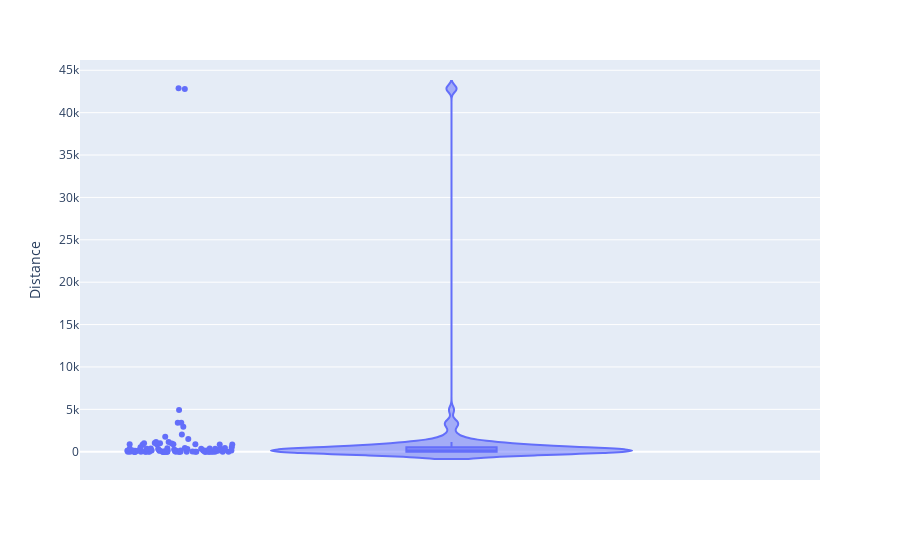
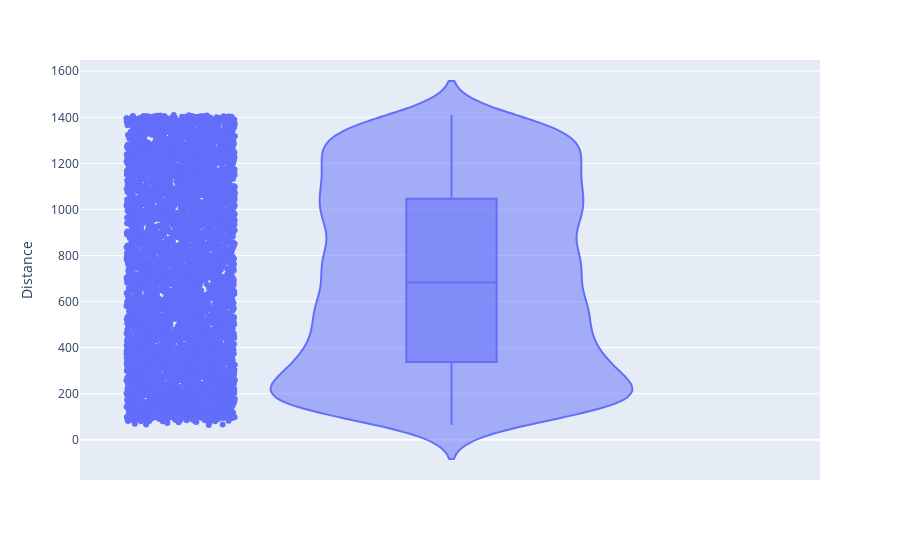
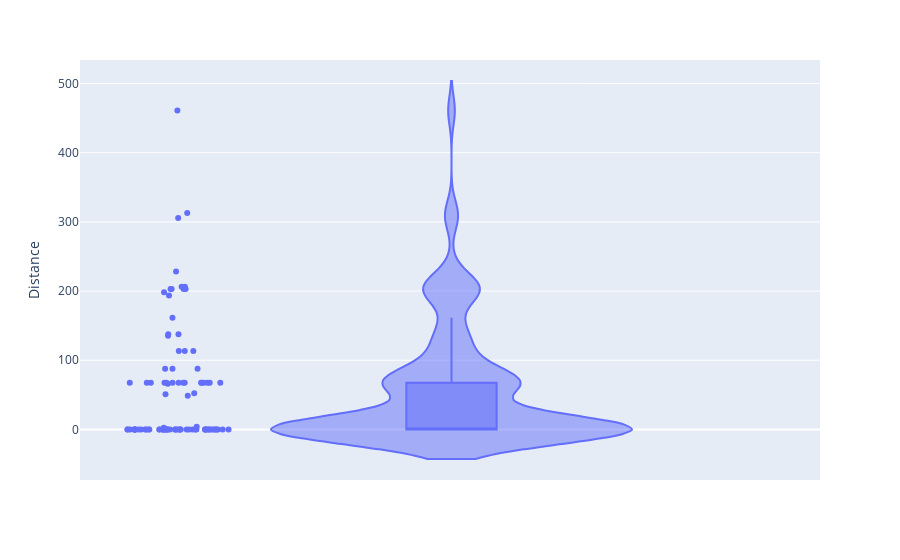
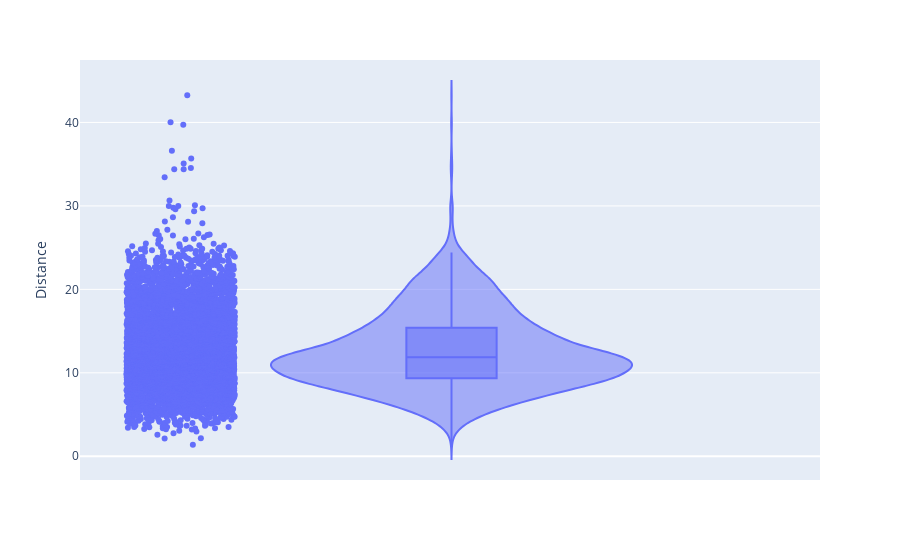

These figures' notebook cell, in order:
### Markdown cell above
In addition, calculating distances between samples before and after loopless solution (for 3000 samples ==> 3000 distances) and calculation of the average and standard deviation of these (3000) distances.

### Code cell
distances_array = calculate_distances_from_reactions(samples_dingo_ec_model, samples_dingo_ec_model_loopless_solutions, ec_cobra_model)
violin_plot_samples_distances(distances_array)


distances_array = calculate_distances_from_samples(samples_dingo_ec_model, samples_dingo_ec_model_loopless_solutions, ec_cobra_model)
violin_plot_samples_distances(distances_array)


distances_array = calculate_distances_from_reactions(samples_dingo_ec_model_constrained, samples_dingo_ec_model_constrained_loopless_solutions, ec_cobra_model)
violin_plot_samples_distances(distances_array)


distances_array = calculate_distances_from_samples(samples_dingo_ec_model_constrained, samples_dingo_ec_model_constrained_loopless_solutions, ec_cobra_model)
violin_plot_samples_distances(distances_array)

### Figure 1 — Plotly figure (JSON) as saved in the notebook; plotly's stock layout.template omitted (floating-point values rounded to 4 significant figures)
{"data": [{"alignmentgroup": "True", "box": {"visible": true}, "hovertemplate": "Distance=%{y}<extra></extra>", "legendgroup": "", "marker": {"color": "#636efa"}, "name": "", "offsetgroup": "", "orientation": "v", "points": "all", "scalegroup": "True", "showlegend": false, "type": "violin", "x0": " ", "xaxis": "x", "y": [824.0, 1.295e-12, 393.6, 129.7, 393.7, 9.36e-13, 1.342e-13, 129.2, 13.42, 6.764e-13, 0, 2.241e-13, 861.2, 131.6, 131.6, 4926.0, 871.7, 0, 1008.0, 1008.0, 350.6, 2042.0, 4.952e-13, 1023.0, 3.647, 0, 155.2, 263.0, 131.6, 130.8, 1134.0, 318.8, 0, 129.2, 1134.0, 2.989e-13, 42790.0, 350.6, 131.4, 1765.0, 131.4, 131.6, 130.6, 0, 0, 0, 155.2, 0, 0, 0, 0, 0, 0, 0, 73.16, 128.6, 0, 0, 19.89, 159.4, 13.42, 0, 0, 130.6, 892.8, 3432.0, 3432.0, 42880.0, 0, 132.4, 0, 393.7, 129.7, 0, 1515.0, 0, 857.5, 895.8, 856.0, 0, 393.7, 128.6, 350.2, 436.2, 0, 436.2, 0, 412.4, 968.7, 541.2, 315.7, 2945.0, 19.89, 159.4, 540.5], "y0": " ", "yaxis": "y"}], "layout": {"legend": {"tracegroupgap": 0}, "margin": {"t": 60}, "violinmode": "group", "xaxis": {"anchor": "y", "domain": [0, 1]}, "yaxis": {"anchor": "x", "domain": [0, 1], "title": {"text": "Distance"}}}}

### Figure 2 — Plotly figure (JSON) as saved in the notebook; plotly's stock layout.template omitted (floating-point values rounded to 4 significant figures; data arrays with more than 128 entries replaced by an {"elided": "..."} marker saying what was removed)
{"data": [{"alignmentgroup": "True", "box": {"visible": true}, "hovertemplate": "Distance=%{y}<extra></extra>", "legendgroup": "", "marker": {"color": "#636efa"}, "name": "", "offsetgroup": "", "orientation": "v", "points": "all", "scalegroup": "True", "showlegend": false, "type": "violin", "x0": " ", "xaxis": "x", "y": {"elided": "5800 float values"}, "y0": " ", "yaxis": "y"}], "layout": {"legend": {"tracegroupgap": 0}, "margin": {"t": 60}, "violinmode": "group", "xaxis": {"anchor": "y", "domain": [0, 1]}, "yaxis": {"anchor": "x", "domain": [0, 1], "title": {"text": "Distance"}}}}

### Figure 3 — Plotly figure (JSON) as saved in the notebook; plotly's stock layout.template omitted (floating-point values rounded to 4 significant figures)
{"data": [{"alignmentgroup": "True", "box": {"visible": true}, "hovertemplate": "Distance=%{y}<extra></extra>", "legendgroup": "", "marker": {"color": "#636efa"}, "name": "", "offsetgroup": "", "orientation": "v", "points": "all", "scalegroup": "True", "showlegend": false, "type": "violin", "x0": " ", "xaxis": "x", "y": [52.38, 3.644e-13, 202.9, 67.65, 202.9, 2.632e-12, 7.101e-13, 67.65, 7.502e-13, 6.209e-14, 2.56e-12, 3.427e-13, 193.7, 67.65, 67.65, 228.1, 3.721, 9.892e-14, 206.2, 206.2, 87.9, 50.74, 8.092e-14, 305.5, 3.944e-13, 7.784e-14, 2.58e-12, 135.3, 67.65, 67.65, 1.307e-13, 3.531e-12, 1.155e-13, 67.65, 8.294e-14, 2.523e-13, 66.2, 87.9, 67.65, 2.303e-13, 67.65, 67.65, 67.65, 0, 2.747e-12, 4.666e-13, 2.7e-12, 0, 3.109e-13, 0, 0, 1.284e-12, 0, 4.086e-14, 5.888e-12, 3.204e-12, 0, 0, 2.323e-12, 1.777e-12, 7.367e-13, 0, 5.129e-14, 67.65, 48.85, 4.94e-14, 3.246e-13, 2.303, 3.293e-14, 67.65, 1.647e-13, 202.9, 67.65, 1.328e-12, 113.3, 1.647e-14, 113.3, 1.904e-13, 113.3, 2.672e-13, 202.9, 3.419e-12, 87.9, 137.7, 2.14e-13, 137.7, 9.057e-14, 161.4, 312.8, 3.293e-14, 67.65, 460.9, 2.34e-12, 1.839e-12, 198.4], "y0": " ", "yaxis": "y"}], "layout": {"legend": {"tracegroupgap": 0}, "margin": {"t": 60}, "violinmode": "group", "xaxis": {"anchor": "y", "domain": [0, 1]}, "yaxis": {"anchor": "x", "domain": [0, 1], "title": {"text": "Distance"}}}}

### Figure 4 — Plotly figure (JSON) as saved in the notebook; plotly's stock layout.template omitted (floating-point values rounded to 4 significant figures; data arrays with more than 128 entries replaced by an {"elided": "..."} marker saying what was removed)
{"data": [{"alignmentgroup": "True", "box": {"visible": true}, "hovertemplate": "Distance=%{y}<extra></extra>", "legendgroup": "", "marker": {"color": "#636efa"}, "name": "", "offsetgroup": "", "orientation": "v", "points": "all", "scalegroup": "True", "showlegend": false, "type": "violin", "x0": " ", "xaxis": "x", "y": {"elided": "5500 float values"}, "y0": " ", "yaxis": "y"}], "layout": {"legend": {"tracegroupgap": 0}, "margin": {"t": 60}, "violinmode": "group", "xaxis": {"anchor": "y", "domain": [0, 1]}, "yaxis": {"anchor": "x", "domain": [0, 1], "title": {"text": "Distance"}}}}
